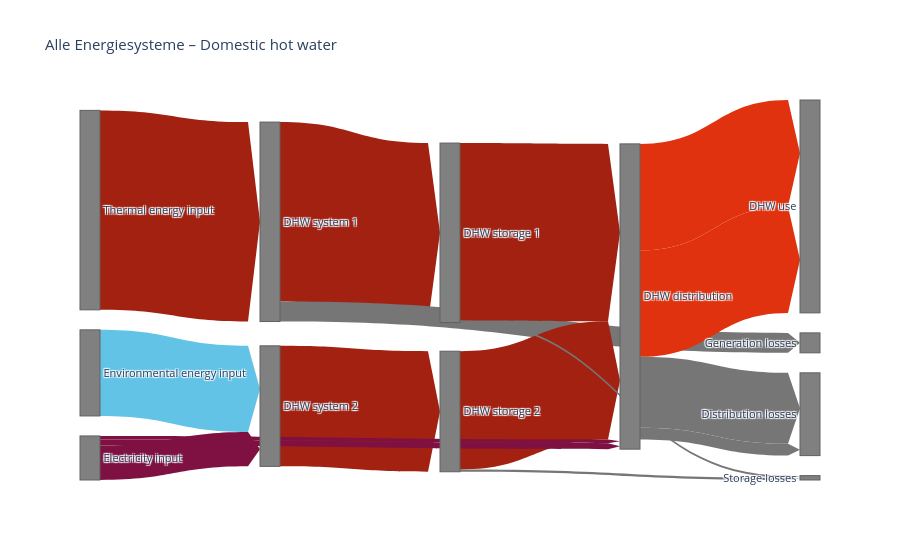

Notebook cell for this chart:
### Code cell
#english?
fig = render(scenario, DHW_SYSTEM, language="en")
fig.show()

### Figure 1 — Plotly figure (JSON) as saved in the notebook; plotly's stock layout.template omitted (floating-point values rounded to 4 significant figures)
{"data": [{"link": {"arrowlen": 12, "color": ["#a22110", "#7e1141", "#63C3E6", "#a22110", "#a22110", "#767676", "#a22110", "#a22110", "#767676", "#767676", "#E1320F", "#E1320F", "#767676", "#767676", "#7e1141", "#7e1141"], "customdata": [["EUIdhw_1th", "kWh Wärme/m²NGFa", "SUMME(sim[EUIdhw_1th])/1000"], ["EUIdhw_2el", "kWh Strom/m²NGFa", "DHW_2_is_electric*Qdhw_2_total*DHW_conversion_2"], ["Qenv_dhw_2", "kWh Umweltwärme Entnahme/m²NGFa", "SUMME(sim[Qenv_dhw_2])*0,001"], ["Qdhw_1_total", "kWh WW/m²NGFa", "SUMME(sim[Qdhw_1_total])/1000"], ["Qdhw_2_total", "kWh WW/m²NGFa", "SUMME(sim[Qdhw_2_total])/1000"], ["Qdhw_1_generation_losses", "kWh Wärmeverluste/m²NGFa", "MAX(0;EUIdhw_1th-Qdhw_1_total)"], ["Qdhw_1_drawoff", "kWh WW/m²NGFa", "Qdhw_1_tap+Qdhw_1_distr_losses"], ["Qdhw_2_drawoff", "kWh WW/m²NGFa", "Qdhw_2_tap+Qdhw_2_distr_losses"], ["Qdhw_1_storage_losses", "kWh Wärmeverluste/m²NGFa", "SUMME(sim[DHW_storage_losses_1])*per_NFA"], ["Qdhw_2_storage_losses", "kWh Wärmeverluste/m²NGFa", "SUMME(sim[DHW_storage_losses_2])*per_NFA"], ["Qdhw_1_tap", "kWh WW/m²NGFa", "SUMME(sim[DHW_1_tap_kW])*per_NFA"], ["Qdhw_2_tap", "kWh WW/m²NGFa", "SUMME(sim[DHW_2_tap_kW])*per_NFA"], ["Qdhw_1_distr_losses", "kWh Wärmeverluste/m²NGFa", "Qdhw_1_tap*(DHW_1_incl_distribution_factor-1)"], ["Qdhw_2_distr_losses", "kWh Wärmeverluste/m²NGFa", "Qdhw_2_tap*(DHW_2_incl_distribution_factor-1)"], ["Edhw_1_aux_el", "kWh Strom/m²NGFa", "Qdhw_1_total * DHW_1_el_aux"], ["Edhw_2_aux_el", "kWh Strom/m²NGFa", "Qdhw_2_total * DHW_2_el_aux"]], "hovertemplate": "%{label}<br>%{value:.2f} %{customdata[1]}<br>Excel Name: %{customdata[0]}<br>Excel Formula: %{customdata[2]}<extra></extra>", "label": ["EUIdhw_1th", "EUIdhw_2el", "Qenv_dhw_2", "Qdhw_1_total", "Qdhw_2_total", "Qdhw_1_generation_losses", "Qdhw_1_drawoff", "Qdhw_2_drawoff", "Qdhw_1_storage_losses", "Qdhw_2_storage_losses", "Qdhw_1_tap", "Qdhw_2_tap", "Qdhw_1_distr_losses", "Qdhw_2_distr_losses", "Edhw_1_aux_el", "Edhw_2_aux_el"], "source": [0, 1, 2, 3, 4, 3, 5, 6, 5, 6, 7, 7, 7, 7, 1, 1], "target": [3, 4, 4, 5, 6, 8, 7, 7, 9, 9, 10, 10, 11, 11, 7, 7], "value": [10.77, 1.86, 4.65, 9.694, 6.509, 1.077, 9.58, 6.387, 0.1141, 0.1228, 5.748, 5.748, 3.832, 0.6387, 0.1939, 0.3255]}, "node": {"color": "#808080", "label": ["Thermal energy input", "Electricity input", "Environmental energy input", "DHW system 1", "DHW system 2", "DHW storage 1", "DHW storage 2", "DHW distribution", "Generation losses", "Storage losses", "DHW use", "Distribution losses"], "line": {"color": "#606060", "width": 1}}, "type": "sankey"}], "layout": {"font": {"size": 11}, "title": {"text": "Alle Energiesysteme – Domestic hot water"}}}
